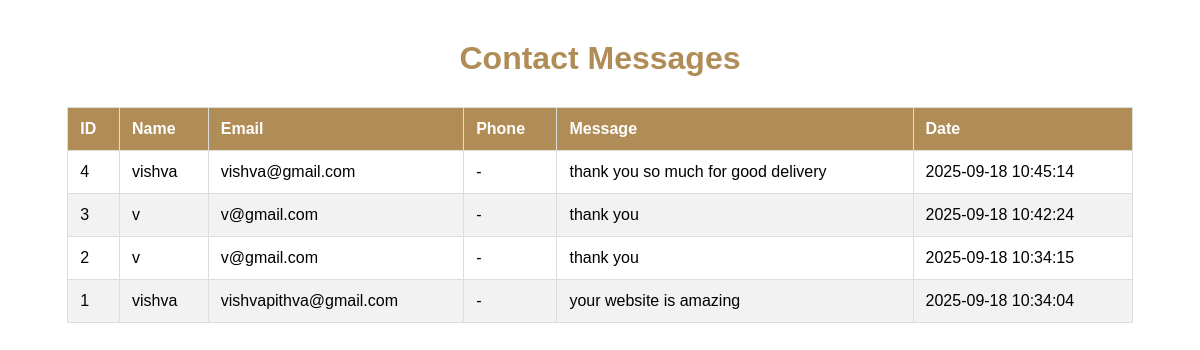
The app's page /admin/admin_login.php with its own data.
### tables this page shows
CREATE TABLE `contact_messages` (
  `id` int(11) NOT NULL,
  `name` varchar(100) NOT NULL,
  `email` varchar(100) NOT NULL,
  `message` text NOT NULL,
  `created_at` datetime DEFAULT current_timestamp()
);

### admin/admin_login.php (the view, shortened to what this page needs)
<?php
include_once('../includes/config.php');
$query = "SELECT * FROM contact_messages ORDER BY id DESC";
$result = mysqli_query($conn, $query) or die('Query Failed: ' . mysqli_error($conn));
?>
<!DOCTYPE html>
<html lang="en">
<head>
</head>
<body>
<h1>Contact Messages</h1>
<table>
    <thead>
        <tr>
            <th>ID</th>
            <th>Name</th>
            <th>Email</th>
            <th>Phone</th>
            <th>Message</th>
            <th>Date</th>
        </tr>
    </thead>
    <tbody>
        <?php if(mysqli_num_rows($result) > 0): ?>
            <?php while($row = mysqli_fetch_assoc($result)): ?>
            <tr>
                <td><?php echo htmlspecialchars($row['id']); ?></td>
                <td><?php echo htmlspecialchars($row['name']); ?></td>
                <td><?php echo htmlspecialchars($row['email']); ?></td>
                <td><?php echo isset($row['phone']) ? htmlspecialchars($row['phone']) : '-'; ?></td>
                <td><?php echo htmlspecialchars($row['message']); ?></td>
                <td>
                    <?php
                        if (isset($row['message_date'])) {
                            echo htmlspecialchars($row['message_date']);
                        } elseif (isset($row['date'])) {
                            echo htmlspecialchars($row['date']);
                        } elseif (isset($row['created_at'])) {
                            echo htmlspecialchars($row['created_at']);
                        } else {
                            echo '-';
                        }
                    ?>
                </td>
            </tr>
            <?php endwhile; ?>
        <?php else: ?>
            <tr><td colspan="6" style="text-align:center;">No messages found.</td></tr>
        <?php endif; ?>
    </tbody>
</table>
</body>
</html>

### admin/admin_login.php (style rules this page uses)
table { border-collapse: collapse; width: 90%; margin: 30px auto; font-family: Arial, sans-serif; }
th, td { border: 1px solid #ddd; padding: 12px; text-align: left; }
th { background-color: #b08d57; color: white; }
tr:nth-child(even) { background-color: #f2f2f2; }
h1 { text-align: center; color: #b08d57; font-family: Arial, sans-serif; margin-top: 40px; }

### records on screen
contact_messages: id "4", name "vishva", email "vishva@gmail.com", message "thank you so much for good delivery", created_at "2025-09-18 10:45:14"
contact_messages: id "3", name "v", email "v@gmail.com", message "thank you", created_at "2025-09-18 10:42:24"
contact_messages: id "2", name "v", email "v@gmail.com", message "thank you", created_at "2025-09-18 10:34:15"
contact_messages: id "1", name "vishva", email "vishvapithva@gmail.com", message "your website is amazing", created_at "2025-09-18 10:34:04"
